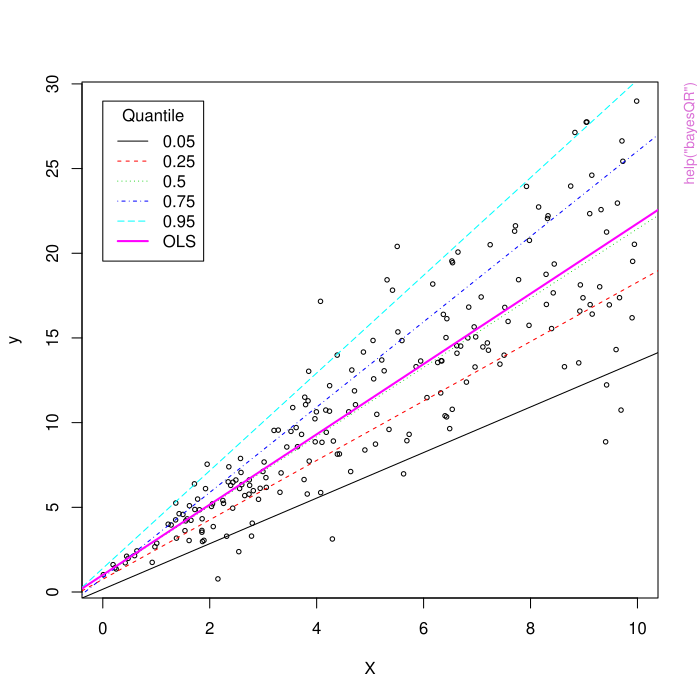

The script that drew this image:
pkgname <- "bayesQR"
source(file.path(R.home("share"), "R", "examples-header.R"))
options(warn = 1)
library('bayesQR')

base::assign(".oldSearch", base::search(), pos = 'CheckExEnv')
cleanEx()
nameEx("bayesQR")
### * bayesQR

flush(stderr()); flush(stdout())

### Name: bayesQR
### Title: Bayesian quantile regression
### Aliases: bayesQR

### ** Examples

# Simulate data from heteroskedastic regression
set.seed(66)
n <- 200
X <- runif(n=n,min=0,max=10)
X <- X
y <- 1 + 2*X + rnorm(n=n, mean=0, sd=.6*X)

# Estimate series of quantile regressions with adaptive lasso
out <- bayesQR(y~X, quantile=c(.05,.25,.5,.75,.95), alasso=TRUE, ndraw=5000)

# Initiate plot
## Plot datapoints
plot(X, y, main="", cex=.6, xlab="X")

## Add quantile regression lines to the plot (exclude first 500 burn-in draws)
sum <- summary(out, burnin=500)
for (i in 1:length(sum)){
  abline(a=sum[[i]]$betadraw[1,1],b=sum[[i]]$betadraw[2,1],lty=i,col=i)
}

# Estimate and plot OLS model
outOLS = lm(y~X)
abline(outOLS,lty=1,lwd=2,col=6)

# Add legend to plot
legend(x=0,y=max(y),legend=c(.05,.25,.50,.75,.95,"OLS"),lty=c(1,2,3,4,5,1),
       lwd=c(1,1,1,1,1,2),col=c(1:6),title="Quantile")



cleanEx()
nameEx("plot.bayesQR")
### * plot.bayesQR

flush(stderr()); flush(stdout())

### Name: plot.bayesQR
### Title: Produce quantile plots or traceplots with 'plot.bayesQR'
### Aliases: plot.bayesQR

### ** Examples

# Simulate data from heteroskedastic regression
set.seed(66)
n <- 200
X <- runif(n=n,min=0,max=10)
X <- X
y <- 1 + 2*X + rnorm(n=n, mean=0, sd=.6*X)

# Analyze 5 quantiles using default prior
out <- bayesQR(y ~ X, quantile=c(.05,.25,.5,.75,.95), ndraw=5000)

# Check traceplot of first variable of .75 quantile regression 
plot(out, var=1, quantile=.75, plottype="trace")

# Check posterior histogram of first variable of .5 quantile regression 
plot(out, var=1, quantile=.5, plottype="hist")

# Create default quantile plot of first variable
plot(out, var=1, plottype="quantile")

# Create quantile plot of second variable with 90% credible interval
plot(out, var="X", credint=c(.05, .95), plottype="quantile", main="This is an example")



cleanEx()
nameEx("predict.bayesQR")
### * predict.bayesQR

flush(stderr()); flush(stdout())

### Name: predict.bayesQR
### Title: Calculate predicted probabilities for binary quantile regression
### Aliases: predict.bayesQR

### ** Examples

# Simulate data from binary regression model
set.seed(1234)
n <- 200
X <- matrix(runif(n=n*2, min=-5, max=5),ncol=2)
ystar <- cbind(1,X)%*% c(1,1.5,-.5) + rnorm(n=n, mean=0, sd=abs(2*X[,1]))
y <- as.numeric(ystar>0)

## Estimate a sequence of binary quantile regression models
out <- bayesQR(y ~ X, quantile=seq(.1,.9,.1), ndraw=4000)

# Calculate predicted probabilities
pred <- predict(object=out, X=cbind(1,X), burnin=2000)

# Make histogram of predicted probabilities 
hist(pred,breaks=10)

# Calculate Percentage Correclty Classified (PCC)
mean(y==as.numeric(pred>.5))

# Compare with logit model
mylogit <- glm(y ~ X, family=binomial(logit))

# Make histogram of predicted probabilities 
hist(mylogit$fit,breaks=10)

# Calculate Percentage Correclty Classified (PCC)
mean(y==as.numeric(mylogit$fit>.5))



cleanEx()
nameEx("print.bayesQR")
### * print.bayesQR

flush(stderr()); flush(stdout())

### Name: print.bayesQR.summary
### Title: Prints the contents of 'bayesQR.summary' object to the console
### Aliases: print.bayesQR.summary

### ** Examples

# Simulate data from heteroskedastic regression
set.seed(666)
n <- 200
X <- runif(n=n,min=0,max=10)
y <- 1 + 2*X + rnorm(n=n, mean=0, sd=.6*X)

# Analyze 0.5 quantile using default prior and adaptive lasso
out <- bayesQR(y ~ X, alasso=TRUE, ndraw=5000) 

# Return Bayes estimates and credible intervals 
sum <- summary(out, burnin=1000)

# Print the bayesQR.summary object
sum



cleanEx()
nameEx("prior")
### * prior

flush(stderr()); flush(stdout())

### Name: prior
### Title: Create prior for Bayesian quantile regression
### Aliases: prior

### ** Examples

# Load the Prostate cancer dataset
data(Prostate)

# Create informative prior object
prior <- prior(lpsa~., data=Prostate, beta0=rep(5,9), V0=diag(9)) 

# Investigate structure of bayesQR.prior object
str(prior)

# Estimate the model parameters with informative prior
out <- bayesQR(lpsa~., data=Prostate, prior=prior, ndraw=5000)

# Print results
summary(out)



cleanEx()
nameEx("summary.bayesQR")
### * summary.bayesQR

flush(stderr()); flush(stdout())

### Name: summary.bayesQR
### Title: Summarize the output of the 'bayesQR' function
### Aliases: summary.bayesQR

### ** Examples

# Load the Prostate cancer dataset
data(Churn)

# Estimate the model parameters with default prior
out <- bayesQR(churn~gender+recency, data=Churn, ndraw=5000)

# Return Bayes estimates and credible intervals 
sum <- summary(out, burnin=1000)

# Inspect structure of bayesQR.summary object
str(sum)

# Print bayesQR.summary object
sum



### * <FOOTER>
###
options(digits = 7L)
base::cat("Time elapsed: ", proc.time() - base::get("ptime", pos = 'CheckExEnv'),"\n")
grDevices::dev.off()
###
### Local variables: ***
### mode: outline-minor ***
### outline-regexp: "\\(> \\)?### [*]+" ***
### End: ***
quit('no')
